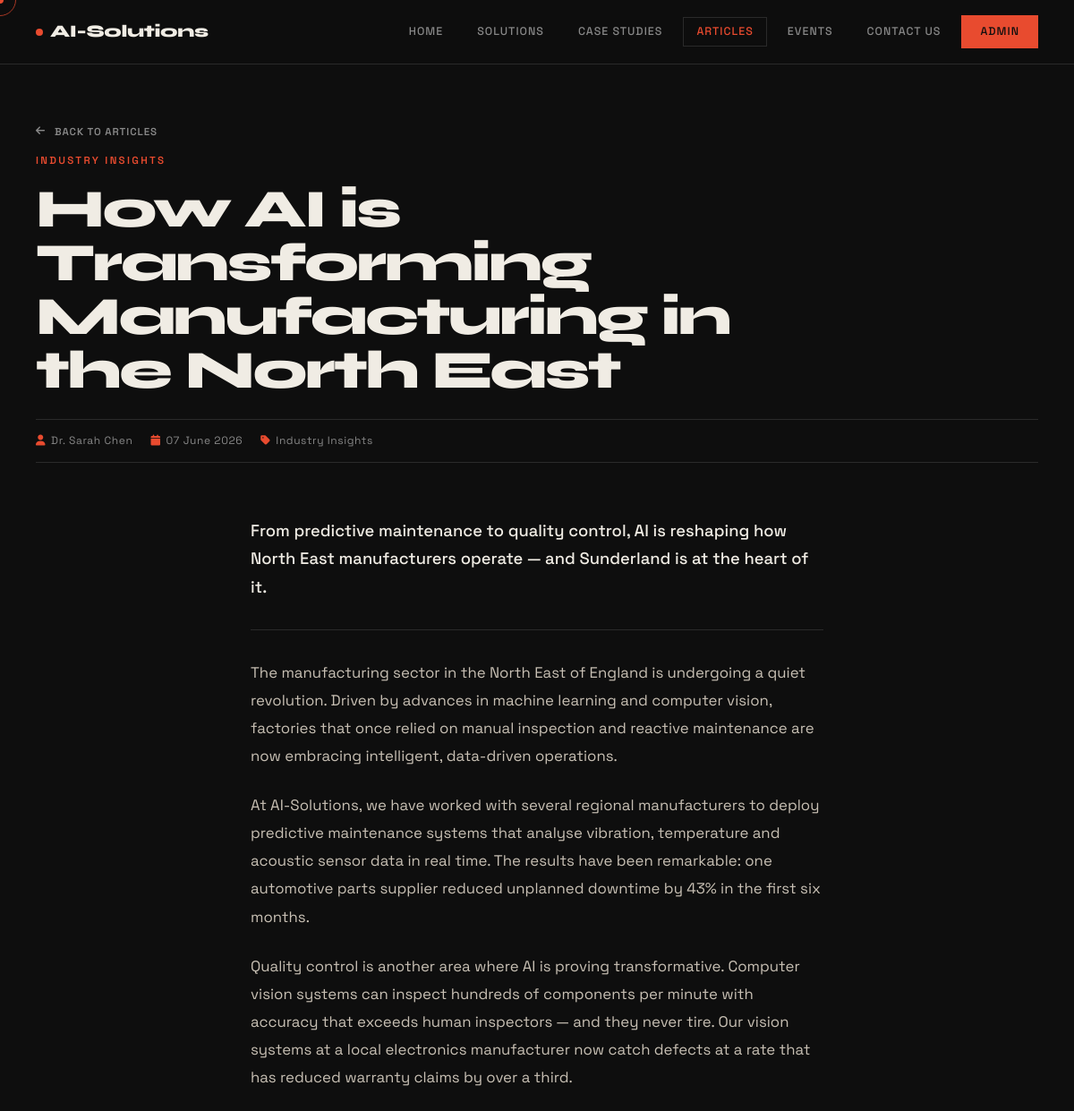
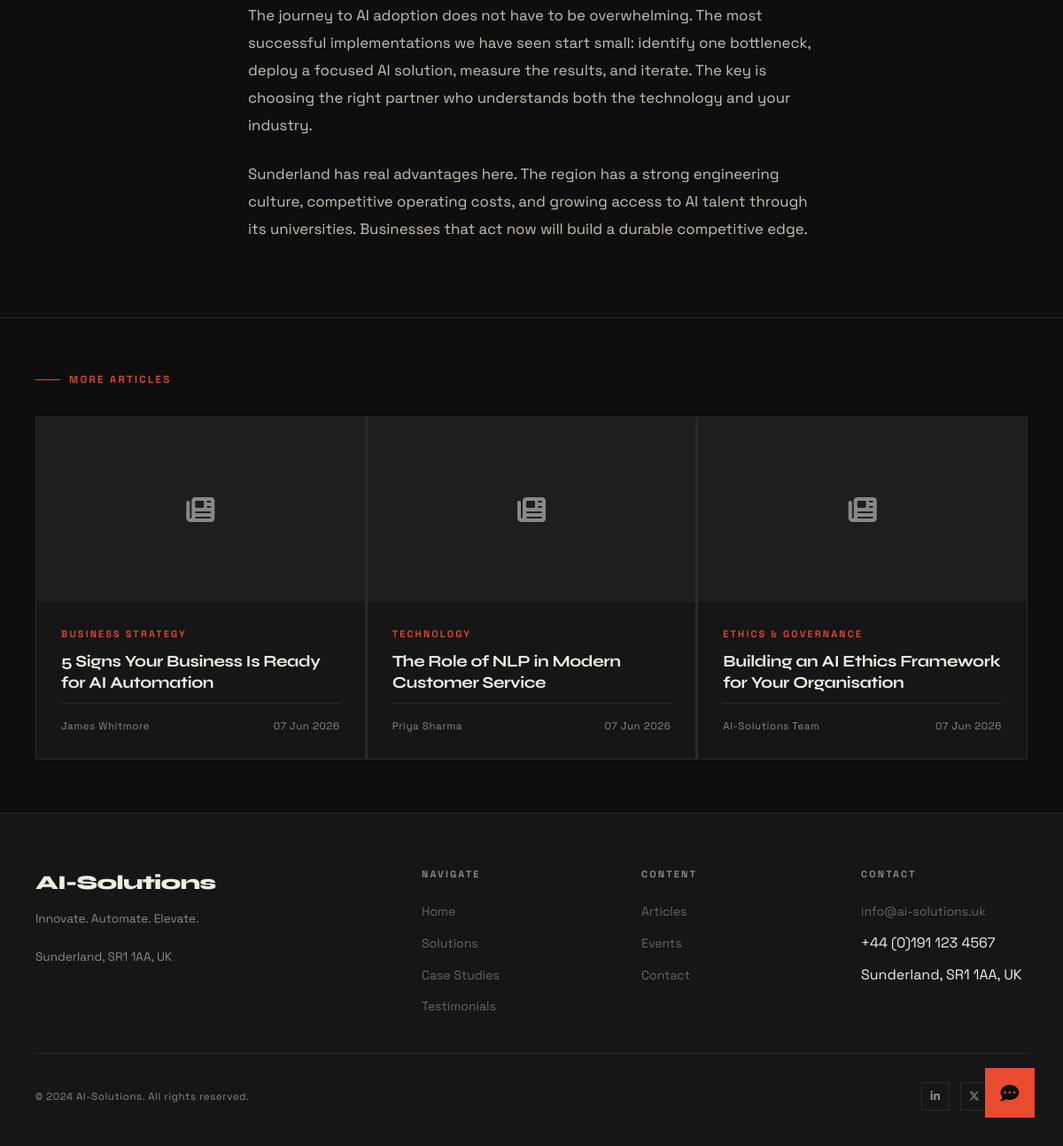
/articles/1, run on the app's committed database (2 pictures, top to bottom).
### models.py (models this page shows)
class SiteSettings(db.Model):
    __tablename__ = 'site_settings'
    id = db.Column(db.Integer, primary_key=True)
    company_logo = db.Column(db.String(300), nullable=True)
    company_name = db.Column(db.String(200), default='AI-Solutions')
    tagline = db.Column(db.String(500))
    address = db.Column(db.String(300))
    email = db.Column(db.String(120))
    phone = db.Column(db.String(50))
    linkedin_url = db.Column(db.String(300), nullable=True)
    twitter_url = db.Column(db.String(300), nullable=True)
    facebook_url = db.Column(db.String(300), nullable=True)
    instagram_url = db.Column(db.String(300), nullable=True)
    github_url = db.Column(db.String(300), nullable=True)

class Article(db.Model):
    __tablename__ = 'article'
    id = db.Column(db.Integer, primary_key=True)
    title = db.Column(db.String(200), nullable=False)
    excerpt = db.Column(db.String(500))
    body = db.Column(db.Text)
    category = db.Column(db.String(100))
    cover_image = db.Column(db.String(300), nullable=True)
    author = db.Column(db.String(100), default='AI-Solutions Team')
    published_at = db.Column(db.DateTime, default=datetime.utcnow)
    is_published = db.Column(db.Boolean, default=True)

### app.py (the view)
@app.route('/articles/<int:id>')
def article_detail(id):
    article = db.get_or_404(Article, id)
    related = Article.query.filter(Article.id != id, Article.is_published == True).limit(3).all()
    return render_template('article_detail.html', article=article, related=related)

### app.py (called while the page is built)
@app.context_processor
def inject_settings():
    settings = db.session.get(SiteSettings, 1)
    if not settings:
        settings = SiteSettings(id=1, company_name='AI-Solutions')
    return dict(settings=settings)

### templates/article_detail.html (shortened to what this page needs)
{% extends "base.html" %}
{% block content %}
<div class="article-detail-hero">
  <div style="margin-bottom:12px;">
    <a href="{{ url_for('articles') }}" class="arrow-link" style="font-size:0.72rem;">
      <i class="fas fa-arrow-left"></i> Back to Articles
    </a>
  </div>
  {% if article.category %}<div class="article-category" style="margin-bottom:16px; font-size:0.72rem;">{{ article.category }}</div>{% endif %}
  <h1 style="font-family:var(--font-display); font-size:clamp(2rem,5vw,3.8rem); font-weight:800; letter-spacing:-0.04em; line-height:1; color:var(--fg); max-width:900px; margin-bottom:20px;">
    {{ article.title }}
  </h1>
  <div style="display:flex; align-items:center; gap:20px; font-size:0.75rem; color:var(--muted); letter-spacing:0.05em; border-top:1px solid var(--bdr); border-bottom:1px solid var(--bdr); padding:14px 0; margin-top:24px;">
    <span><i class="fas fa-user" style="color:var(--acc); margin-right:6px;"></i>{{ article.author }}</span>
    <span><i class="fas fa-calendar" style="color:var(--acc); margin-right:6px;"></i>{{ article.published_at.strftime('%d %B %Y') }}</span>
    {% if article.category %}<span><i class="fas fa-tag" style="color:var(--acc); margin-right:6px;"></i>{{ article.category }}</span>{% endif %}
  </div>
</div>
<div class="article-body-wrap">
  {% if article.excerpt %}
  <p style="font-size:1.15rem; color:var(--fg); font-weight:500; line-height:1.7; margin-bottom:32px; padding-bottom:32px; border-bottom:1px solid var(--bdr);">
    {{ article.excerpt }}
  </p>
  {% endif %}
  <div class="article-body">
    {{ article.body | replace('\n\n', '</p><p>') | replace('\n', '<br>') | safe | replace('**', '<strong>') }}
  </div>
</div>
{% if related %}
<div style="border-top:1px solid var(--bdr); padding:60px 40px; max-width:1280px; margin:0 auto;">
  <div style="font-size:0.72rem; font-weight:600; letter-spacing:0.2em; text-transform:uppercase; color:var(--acc); display:flex; align-items:center; gap:10px; margin-bottom:32px;">
    <span style="display:block; width:28px; height:1px; background:var(--acc);"></span>
    More Articles
  </div>
  <div class="grid-3">
    {% for art in related %}
    <a href="{{ url_for('article_detail', id=art.id) }}" class="article-card">
      <div class="article-card-img-wrap">
        {% if art.cover_image %}
          <img src="{{ url_for('static', filename=art.cover_image) }}" alt="{{ art.title }}" class="article-card-img">
        {% else %}
          <div class="article-card-img-placeholder"><i class="fas fa-newspaper"></i></div>
        {% endif %}
      </div>
      <div class="article-card-body">
        {% if art.category %}<div class="article-category">{{ art.category }}</div>{% endif %}
        <h3 class="article-title">{{ art.title }}</h3>
        <div class="article-meta">
          <span>{{ art.author }}</span>
          <span>{{ art.published_at.strftime('%d %b %Y') }}</span>
        </div>
      </div>
    </a>
    {% endfor %}
  </div>
</div>
{% endif %}
{% endblock %}

### templates/base.html (shortened to what this page needs)
<!DOCTYPE html>
<html lang="en">
<head>
  <link rel="stylesheet" href="https://cdnjs.cloudflare.com/ajax/libs/font-awesome/6.5.0/css/all.min.css">
  <link rel="stylesheet" href="{{ url_for('static', filename='css/style.css') }}">
</head>
<body>
<nav class="navbar">
  <a href="{{ url_for('index') }}" class="nav-logo">
    {% if settings and settings.company_logo %}
      <img src="{{ url_for('static', filename=settings.company_logo) }}" alt="{{ settings.company_name }}">
    {% else %}
      <span class="logo-dot"></span>
      <span>{{ settings.company_name if settings else 'AI-Solutions' }}</span>
    {% endif %}
  </a>
  <div class="nav-links" id="nav-links">
    <a href="{{ url_for('index') }}" class="{{ 'active' if request.endpoint == 'index' }}">Home</a>
    <a href="{{ url_for('solutions') }}" class="{{ 'active' if request.endpoint == 'solutions' }}">Solutions</a>
    <a href="{{ url_for('case_studies') }}" class="{{ 'active' if request.endpoint == 'case_studies' }}">Case Studies</a>
    <a href="{{ url_for('articles') }}" class="{{ 'active' if request.endpoint in ['articles','article_detail'] }}">Articles</a>
    <a href="{{ url_for('events') }}" class="{{ 'active' if request.endpoint == 'events' }}">Events</a>
    <a href="{{ url_for('contact') }}" class="{{ 'active' if request.endpoint == 'contact' }}">Contact Us</a>
    <a href="{{ url_for('admin_login') }}" class="nav-cta">Admin</a>
  </div>
</nav>
<div class="page-wrapper">
  {% block content %}{% endblock %}
</div>
<footer class="footer">
  <div class="footer-inner">
    <div class="footer-top">
      <div>
        <div class="footer-brand">{{ settings.company_name if settings else 'AI-Solutions' }}</div>
        <p class="footer-tagline">{{ settings.tagline if settings else 'Innovate. Automate. Elevate.' }}<br><br>{{ settings.address if settings else 'Sunderland, UK' }}</p>
      </div>
      <div>
        <div class="footer-col-title">Navigate</div>
        <ul class="footer-links">
          <li><a href="{{ url_for('index') }}">Home</a></li>
          <li><a href="{{ url_for('solutions') }}">Solutions</a></li>
          <li><a href="{{ url_for('case_studies') }}">Case Studies</a></li>
          <li><a href="{{ url_for('testimonials') }}">Testimonials</a></li>
        </ul>
      </div>
      <div>
        <div class="footer-col-title">Content</div>
        <ul class="footer-links">
          <li><a href="{{ url_for('articles') }}">Articles</a></li>
          <li><a href="{{ url_for('events') }}">Events</a></li>
          <li><a href="{{ url_for('contact') }}">Contact</a></li>
        </ul>
      </div>
      <div>
        <div class="footer-col-title">Contact</div>
        <ul class="footer-links">
          {% if settings and settings.email %}<li><a href="mailto:{{ settings.email }}">{{ settings.email }}</a></li>{% endif %}
          {% if settings and settings.phone %}<li>{{ settings.phone }}</li>{% endif %}
          {% if settings and settings.address %}<li>{{ settings.address }}</li>{% endif %}
        </ul>
      </div>
    </div>
    <div class="footer-bottom">
      <span>&copy; {{ now().year if now is defined else '2024' }} {{ settings.company_name if settings else 'AI-Solutions' }}. All rights reserved.</span>
      <div class="footer-social">
        {% if settings and settings.linkedin_url %}<a href="{{ settings.linkedin_url }}" target="_blank"><i class="fab fa-linkedin-in"></i></a>{% endif %}
        {% if settings and settings.twitter_url %}<a href="{{ settings.twitter_url }}" target="_blank"><i class="fab fa-x-twitter"></i></a>{% endif %}
        {% if settings and settings.github_url %}<a href="{{ settings.github_url }}" target="_blank"></a>{% endif %}
      </div>
    </div>
  </div>
</footer>
<button class="chatbot-btn" id="chatbot-btn" aria-label="Open chat">
  <i class="fas fa-comment-dots"></i>
</button>
</body>
</html>

### data on the page
SiteSettings: company_name "AI-Solutions", tagline "Innovate. Automate. Elevate.", address "Sunderland, SR1 1AA, UK", email "info@ai-solutions.uk", phone "+44 (0)191 123 4567"
Article: category "INDUSTRY INSIGHTS", title "How AI is Transforming Manufacturing in the North East", author "Dr. Sarah Chen", published_at "07 June 2026", category "Industry Insights", excerpt "From predictive maintenance to quality control, AI is reshaping how North East manufacturers operate — and Sunderland is at the heart of it.", body "The manufacturing sector in the North East of England is undergoing a quiet revolution. Driven by advances in machine learning and computer vision, factories that once relied on manual inspection and reactive maintenance are now embracing intelligent, data-driven operations. At AI-Solutions, we have worked with several regional manufacturers to deploy predictive maintenance systems that analyse vibration, temperature and acoustic sensor data in real time. The results have been remarkable: one automotive parts supplier reduced unplanned downtime by 43% in the first six months. Quality control is another area where AI is proving transformative. Computer vision systems can inspect hundreds of…"
Article: category "BUSINESS STRATEGY", title "5 Signs Your Business Is Ready for AI Automation", author "James Whitmore", published_at "07 Jun 2026"
Article: category "TECHNOLOGY", title "The Role of NLP in Modern Customer Service", author "Priya Sharma", published_at "07 Jun 2026"
Article: category "ETHICS & GOVERNANCE", title "Building an AI Ethics Framework for Your Organisation", author "AI-Solutions Team", published_at "07 Jun 2026"
